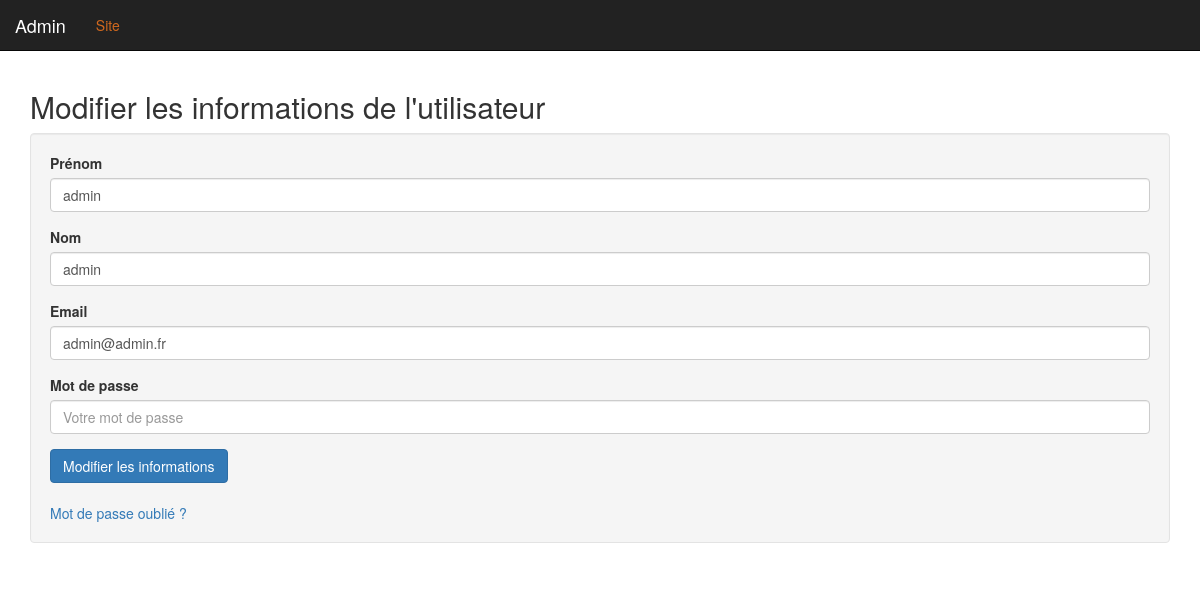
The app's page /admin/edit_user.php?id=1, older data.
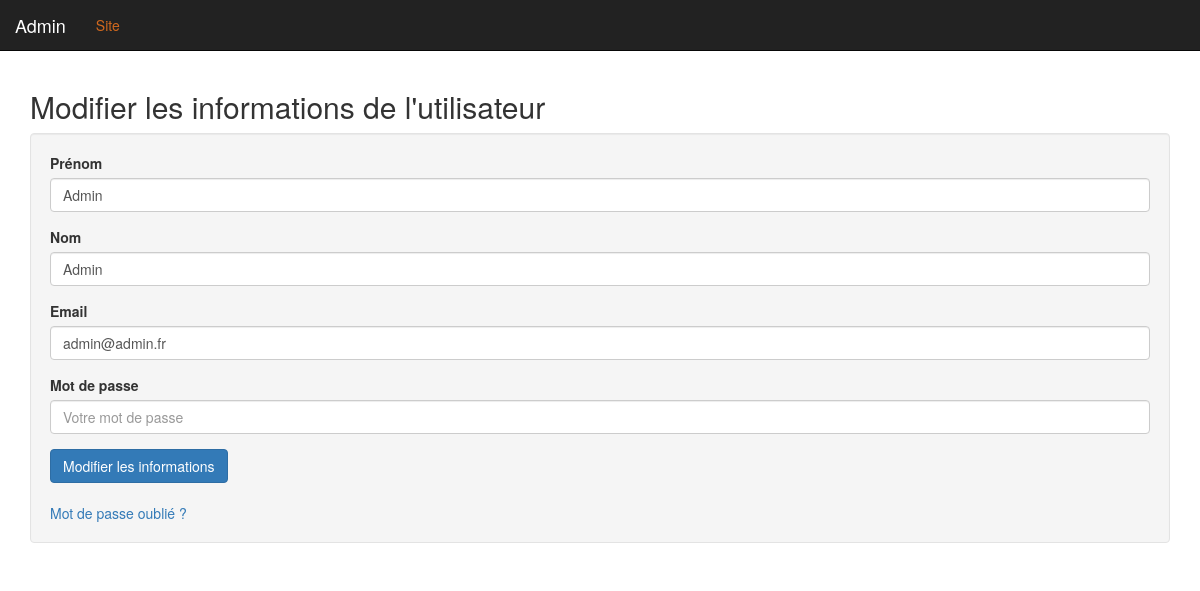
The same page, newer data.
### tables this page shows
CREATE TABLE `users` (
  `id` int(11) NOT NULL,
  `firstname` varchar(255) NOT NULL,
  `lastname` varchar(255) NOT NULL,
  `email` varchar(255) NOT NULL,
  `password` varchar(255) NOT NULL,
  `role` enum('member','admin') NOT NULL,
  `register_date` datetime NOT NULL
);

### admin/edit_user.php (the view, shortened to what this page needs)
<?php
require_once '../inc/connect.php';
if(isset($_GET['id']) && !empty($_GET['id']) && is_numeric($_GET['id'])){
	$usersId = intval($_GET['id']);
	$selectUsers = $bdd->prepare('SELECT * FROM users WHERE id = :usersId');
	$selectUsers->bindValue(':usersId', $usersId, PDO::PARAM_INT);
	$selectUsers->execute();
	$users = $selectUsers->fetch(PDO::FETCH_ASSOC);
}
include_once 'inc/header.php';
?>
<h2>Modifier les informations de l'utilisateur</h2>
<form method="POST" class="well">
	<div class="form-group">
		<label for="firstname">Prénom</label>
		<input type="text" name="firstname" class="form-control" pattern="^[A-Za-z0-9]{2,25}$" <?php if(isset($users['firstname'])){echo 'value="'.$users['firstname'].'"'; }?> placeholder="Votre Prénom" required>
	</div>
	<div class="form-group">
		<label for="lastname">Nom</label>
		<input type="text" name="lastname" class="form-control" pattern="^[A-Za-z0-9]{2,25}$"  <?php if(isset($users['lastname'])){echo 'value="'.$users['lastname'].'"'; }?> placeholder="Votre nom" required>
	</div>
	<div class="form-group">
		<label for="email">Email</label>
		<input type="email" name="email" class="form-control" pattern="^[a-z0-9._%+-]+@[a-z0-9.-]+\.[a-z]{2,3}$"  <?php if(isset($users['email'])){echo 'value="'.$users['email'].'"'; }?> placeholder="Votre Email" required>
	</div>
	<div class="form-group">
		<label for="pswd">Mot de passe</label>
		<input type="password" name="password" class="form-control" pattern="^.{8,20}$" placeholder="Votre mot de passe" required>
	</div>
	<button type="submit" class="btn btn-primary">Modifier les informations</button>
	<br><br>
	<a href="lost_password.php">Mot de passe oublié ?</a>
</form>
<?php include_once 'inc/footer.php';?>

### admin/inc/header.php (shortened to what this page needs)
<!DOCTYPE html>
<html>
<head>
	<link rel="stylesheet" href="https://maxcdn.bootstrapcdn.com/bootstrap/3.3.6/css/bootstrap.min.css">
  <link type="text/css" href="../../css/style.css" rel="stylesheet">
</head>
<body class="bodyStyle">
<nav class="navbar navbar-inverse navbar-fixed-top">
  <div class="container-fluid">
    <div class="navbar-header">
      <a class="navbar-brand" href="index.php">Admin</a>
    </div>
    <div class="collapse navbar-collapse" id="myNavbar">
    <ul class="nav navbar-nav">
        <li><a href="../index.php">Site</a></li>
    </ul>
    </div>
  </div>
</nav>
	<main class="container">

Row changes from the older to the newer data that the page shows:
changed users "admin@admin.fr": firstname "admin" → "Admin"; lastname "admin" → "Admin"
